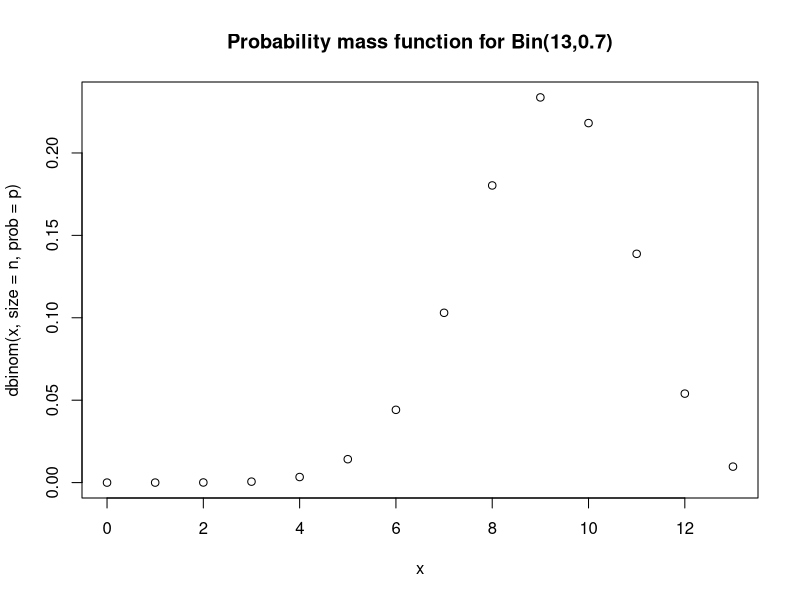
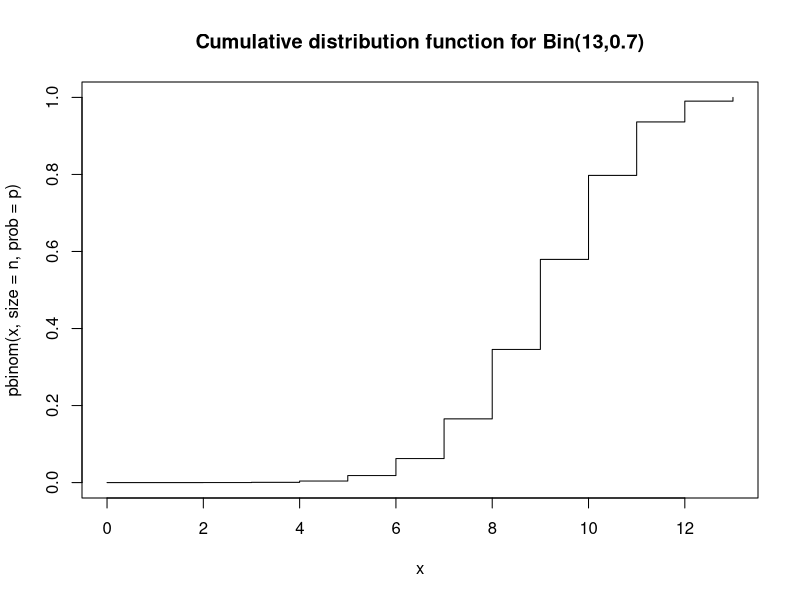
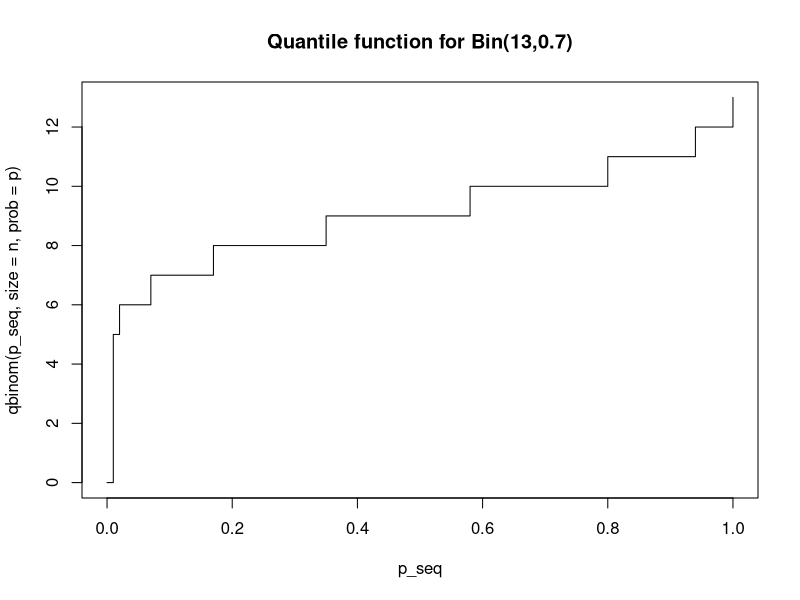
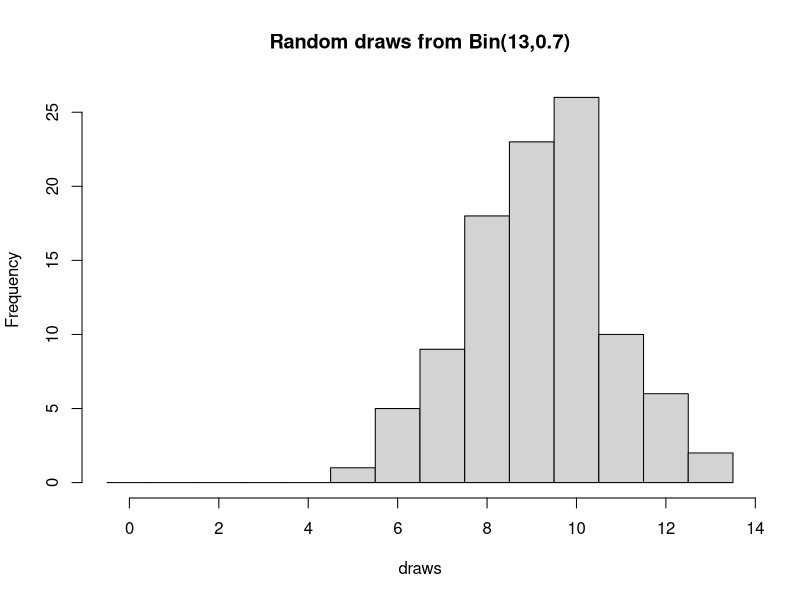
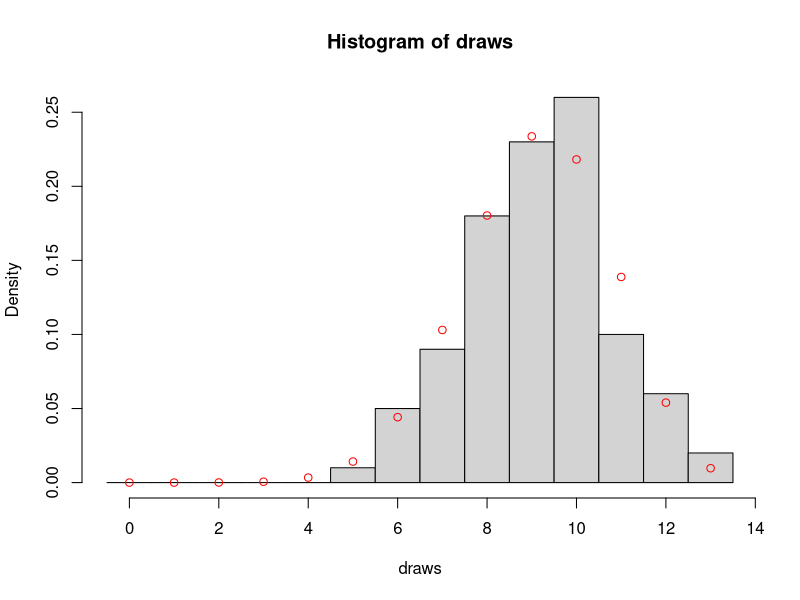
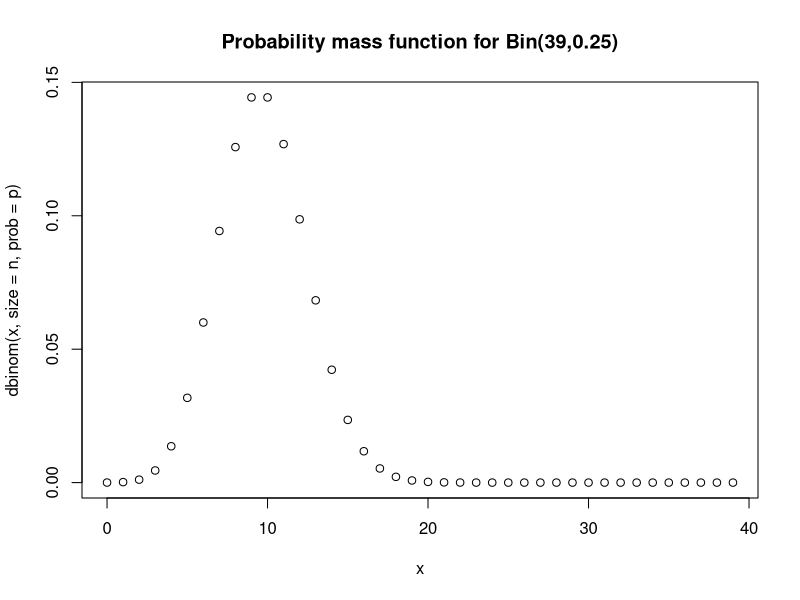
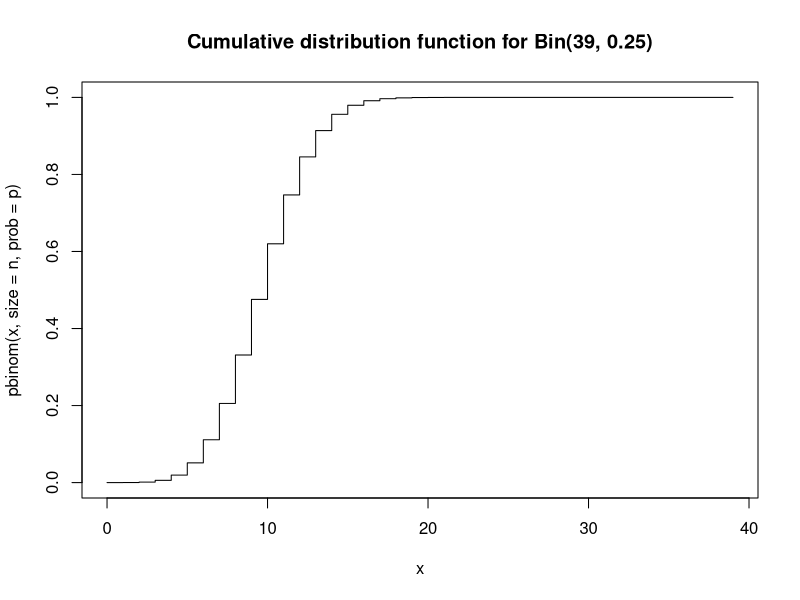
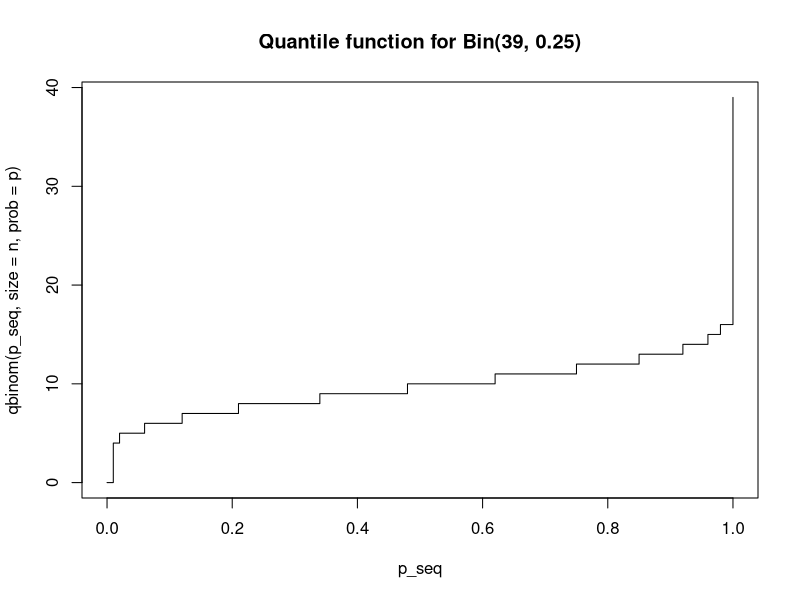

Generate these figures, in order, with R: (Note: this script raises an error after producing the figures.)
## ---- chunk 1
n <- 13
p <- 0.7
dbinom(6, size = n, prob = p)
## ---- chunk 2
x <- 0:n
plot(x, dbinom(x, size = n, prob = p), main = "Probability mass function for Bin(13,0.7)")
## ---- chunk 3
pbinom(9, size = n, prob = p)
## ---- chunk 4
plot(x, pbinom(x, size = n, prob = p), type="s", main = "Cumulative distribution function for Bin(13,0.7)")
## ---- chunk 5
p_seq <- seq(from = 0, to = 1, length = 101)
plot(p_seq, qbinom(p_seq, size = n, prob = p), type="s", main = "Quantile function for Bin(13,0.7)")
## ---- chunk 6
draws <- rbinom(100, size = n, prob = p) # draw 100
brks  <- (0:(n+1)) - 0.5
hist(draws, breaks = brks, main = "Random draws from Bin(13,0.7)") 
## ---- chunk 7
hist(draws, breaks = brks, probability = TRUE)
points(x, dbinom(x, size = n, prob = p), col="red")
## ---- chunk 8
n <- 39
p <- 0.25
x <- 0:n

plot(x, dbinom(x, size = n, prob = p),                     main = 'Probability mass function for Bin(39,0.25)')
plot(x, pbinom(x, size = n, prob = p),         type = 's', main = 'Cumulative distribution function for Bin(39, 0.25)')
plot(p_seq, qbinom(p_seq, size = n, prob = p), type = 's', main = 'Quantile function for Bin(39, 0.25)')

draws <- rbinom(999, size = n, prob = p)
brks  <- (0:(n+1)) - 0.5
hist(draws, breaks = brks, probability = TRUE, main = "Random draws from Bin(39,0.25)")
points(x, dbinom(x, size = n, prob = p), col="red")
## ---- chunk 9
rate <- 2
x <- 0:10 # with no upper limit we need to decide on an upper limit

plot(x, dpois(x, lambda = rate), main = "Probability mass function for Po(2)") 
## ---- chunk 10
plot(x, ppois(x, lambda = rate), type="s", main = "Cumulative distribution function for Po(2)")
## ---- chunk 11
plot(p_seq, qpois(p_seq, lambda = rate), type="s", ylim=c(0,10), main = "Quantile function for Po(2)") # Change the y limits for comparison purposes
## ---- chunk 12
draws <- rpois(100, lambda = rate)

hist(draws, breaks = (0:(max(draws)+1)) - 0.5, probability = TRUE, main = "Random draws from Po(2)")
points(x, dpois(x, lambda = rate), col="red")
## ---- chunk 13
rate <- 23
x <- 5:40 # with no upper limit we need to decide on an upper limit

plot(x, dpois(x, lambda = rate),                   main = 'Probability mass function for Po(23)')
plot(x, ppois(x, lambda = rate),         type="s", main = 'Cumulative distribution function for Po(23)')
plot(p_seq, qpois(p_seq, lambda = rate), type="s", main = 'Quantile function for Po(23)')

draws <- rpois(999, lambda = rate) 
hist(draws, breaks = (min(draws):(max(draws)+1)) - 0.5, probability = TRUE, main = "Random draws from Po(23)")
points(x, dpois(x, lambda = rate), col="red")
## ---- chunk 14
a <- 0
b <- 1

# The curve function expects you to give a function of `x` and then it 
# (internally) creates a sequence of values from `from` and to `to` and creates
# plots similar to what we had before, but using a line rather than points.
curve(dunif(x, min = a, max = b), from = -1, to = 2,
      xlab='y', ylab='f(y)', main='Probability density function for Unif(0,1)')
## ---- chunk 15
curve(punif(x, min = a, max = b), from = -1, to = 2,
      xlab='y', ylab='F(y)', main='Cumulative distribution function for Unif(0,1)')
## ---- chunk 16
curve(qunif(x, min = a, max = b), from = 0, to = 1,
      xlab='p', ylab='F^{-1}(p)', main='Quantile function for Unif(0,1)')
## ---- chunk 17
random_uniforms <- runif(100, min = a, max = b)
hist(random_uniforms, probability = TRUE, main = "Random draws from Unif(0,1)")
curve(dunif(x, min = a, max = b), add = TRUE, col="red")
## ---- chunk 18
a <- 13
b <- 65

opar = par(mfrow=c(2,2)) # Create a 2x2 grid of figures
curve(dunif(x, min = a, max = b), from = a-1, to = b+1,
      xlab='y', ylab='f(y)', main='Probability density function for Unif(13,65)')
curve(punif(x, min = a, max = b), from = a-1, to = b+1,
      xlab='y', ylab='f(y)', main='Cumulative distribution function for Unif(13,65)')
curve(qunif(x, min = a, max = b), from = 0, to = 1,
      xlab='y', ylab='f(y)', main='Quantile function for Unif(13,65)')
random_uniforms <- runif(999, min = a, max = b)
hist(random_uniforms, probability = TRUE, main = "Random draws from Unif(13,65)")
curve(dunif(x, min = a, max = b), add=TRUE, col="red")
par(opar)
## ---- chunk 19
mu    <- 0
sigma <- 1 # standard deviation

curve(dnorm(x, mean = mu, sd = sigma), # notice the 3rd argument is the sd
      from = -4, to = 4,
      main = "PDF for a standard normal")
## ---- chunk 20
curve(pnorm(x, mean = mu, sd = sigma), 
      from = -4, to = 4,
      main = "CDF for a standard normal",
      ylab = "F(x)")
## ---- chunk 21
curve(qnorm(x, mean = mu, sd = sigma),
      from = 0, to = 1, 
      main = "Quantile function for a standard normal")
## ---- chunk 22
draws <- rnorm(100, mean = mu, sd = sigma)
hist(draws, probability = TRUE)
curve(dnorm(x, mean = mu, sd = sigma), add = TRUE, col = "red")
## ---- chunk 23
mu    <- -4
sigma <- sqrt(3) # standard deviation!!!

opar = par(mfrow=c(2,2))
curve(dnorm(x, mean = mu, sd = sigma), 
      from = mu-4*sigma, to = mu+4*sigma,
      main = "PDF for a normal")

curve(pnorm(x, mean = mu, sd = sigma), 
      from = mu-4*sigma, to = mu+4*sigma,
      main = "CDF for a normal")

curve(qnorm(x, mean = mu, sd = sigma),
      from = 0, to = 1, 
      main = "Quantile function for a normal")

draws <- rnorm(999, mean = mu, sd = sigma)
hist(draws, probability = TRUE)
curve(dnorm(x, mean = mu, sd = sigma), add = TRUE, col = "red")
par(opar)
## ---- chunk 24
# Try any values for mu and sigma
mu    <- 0
sigma <- 1

pnorm(mu+1*sigma, mean = mu, sd = sigma) - pnorm(mu-1*sigma, mean = mu, sd = sigma)
pnorm(mu+2*sigma, mean = mu, sd = sigma) - pnorm(mu-2*sigma, mean = mu, sd = sigma)
pnorm(mu+3*sigma, mean = mu, sd = sigma) - pnorm(mu-3*sigma, mean = mu, sd = sigma)

## ---- chunk 25
n <- 70
p <- 0.015

dbinom(0, size = n, prob = p)
1-pbinom(2, size = n, prob = p)
## ---- chunk 26
knitr::knit("lab03.Rmd", tangle = TRUE)
